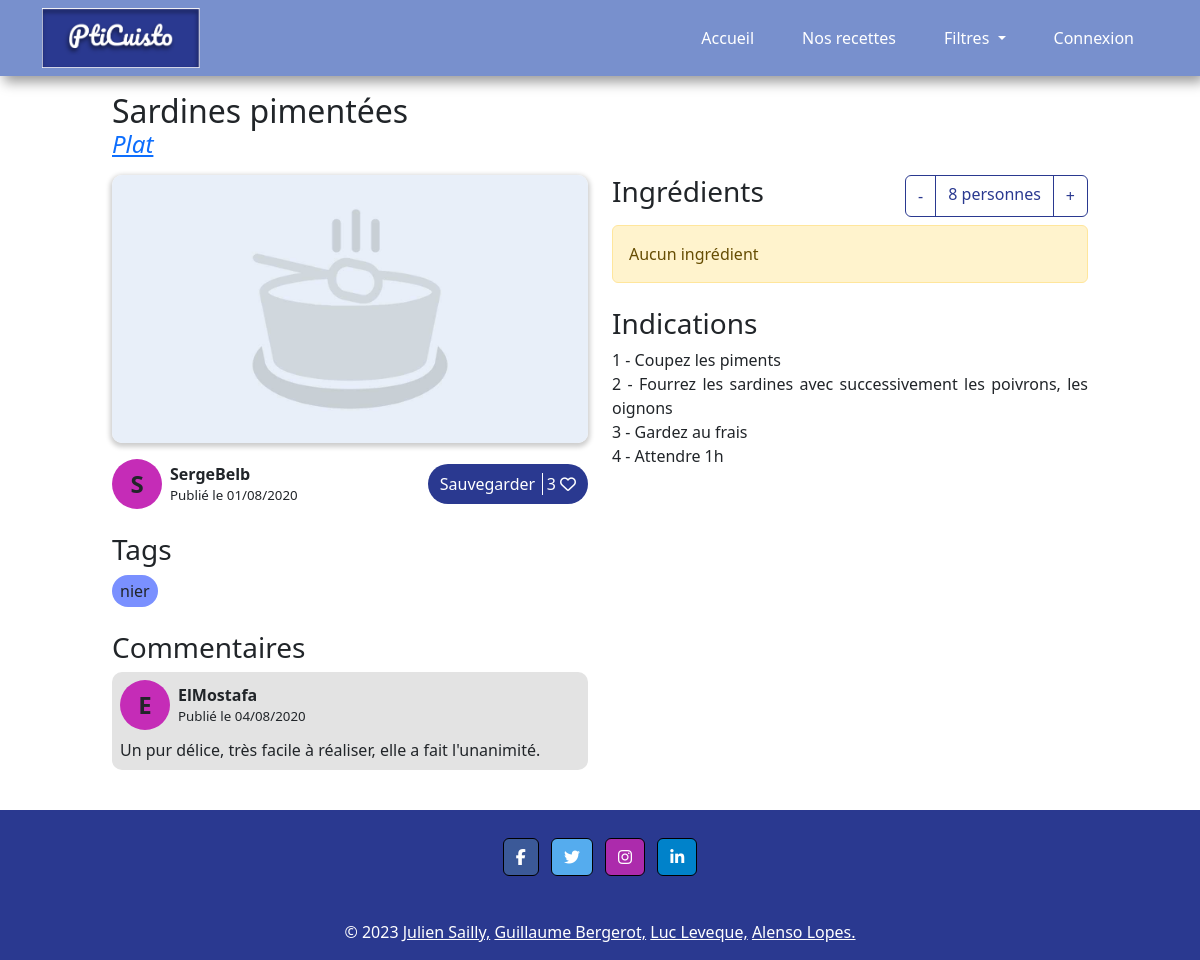
The app's page /index.php?controller=recipes&action=read&id=7 with its own data.
### tables this page shows
CREATE TABLE `recipes` (
  `rec_id` int(11) NOT NULL,
  `rec_title` varchar(200) DEFAULT NULL,
  `rec_content` varchar(2000) DEFAULT NULL,
  `rec_summary` varchar(300) DEFAULT NULL,
  `cat_id` int(3) NOT NULL,
  `rec_creation_date` datetime NOT NULL DEFAULT current_timestamp(),
  `rec_image_src` varchar(100) DEFAULT NULL,
  `rec_modification_date` datetime DEFAULT NULL,
  `users_id` int(3) NOT NULL,
  `isAuthorised` int(2) NOT NULL DEFAULT 0,
  `rec_nb_person` int(2) NOT NULL
);

CREATE TABLE `category` (
  `cat_id` int(3) NOT NULL,
  `cat_title` varchar(100) DEFAULT NULL,
  `cat_desc` varchar(250) DEFAULT NULL
);

CREATE TABLE `users` (
  `users_id` int(11) NOT NULL,
  `users_pseudo` varchar(25) DEFAULT NULL,
  `users_email` varchar(100) DEFAULT NULL,
  `users_password` char(64) NOT NULL,
  `users_lastname` varchar(100) DEFAULT NULL,
  `users_name` varchar(100) DEFAULT NULL,
  `users_inscription_date` date DEFAULT NULL,
  `users_type` int(1) NOT NULL,
  `users_status` int(1) NOT NULL
);

CREATE TABLE `tag` (
  `tag_id` int(3) NOT NULL,
  `tag_title` varchar(50) NOT NULL
);

CREATE TABLE `comments` (
  `rec_id` int(11) NOT NULL,
  `users_id` int(11) NOT NULL,
  `com_date` datetime NOT NULL DEFAULT current_timestamp(),
  `com_title` varchar(256) DEFAULT NULL,
  `com_content` varchar(512) DEFAULT NULL
);

### index.php (called while the page is built, shortened)
<?php
    require_once(File::build_path(array("controller", "routeur.php")));
?>

### model/modelRecipes.php (called while the page is built, shortened)
<?php
require_once(File::build_path(array("model", "model.php")));
class modelRecipes extends model
{
  public static function getRecipe($rec_id = NULL)
  {
    $model = new Model();
    if ($rec_id == NULL) {
      $page = 1;
      if (isset($_GET['page'])) {
        if ($_GET['page'] > 0) {
          $page = $_GET['page'];
        }
      }
      $sql = "SELECT rec_id, rec_title, cat_id, cat_title, rec_summary, rec_image_src, isAuthorised FROM recipes
      join category using (cat_id)
      where isAuthorised = 1
      order by rec_modification_date desc, rec_creation_date desc LIMIT " . (($page - 1) * 10) . "," . 10;
      $req_prep = model::$pdo->prepare($sql);
      $req_prep->execute();
      return $req_prep->fetchAll();
    } else {
      $sql = "SELECT rec_title, cat_id, cat_title, rec_image_src, users_id, users_pseudo, rec_creation_date, rec_modification_date, rec_nb_person, rec_content, isAuthorised FROM recipes
      join category using (cat_id)
      join users using (users_id)
      WHERE rec_id = $rec_id";
      $req_prep = model::$pdo->prepare($sql);
      $req_prep->execute();
      return $req_prep->fetch();
    }
  }
  public static function getRecipeLikes($rec_id)
  {
    $model = new Model();
    $sql = "SELECT COUNT(*) as NBLIKES FROM likes WHERE rec_id = :id";
    $req_prep = model::$pdo->prepare($sql);
    $req_prep->bindParam(':id', $rec_id, PDO::PARAM_INT);
    $req_prep->execute();
    return $req_prep->fetch();
  }
  public static function getRecipeComments($rec_id)
  {
    $model = new Model();
    $sql = "SELECT users_id, users_pseudo, com_date, com_content FROM comments
    JOIN users using (users_id)
    WHERE rec_id = :id
    order by com_date desc";
    $req_prep = model::$pdo->prepare($sql);
    $req_prep->bindParam(':id', $rec_id, PDO::PARAM_INT);
    $req_prep->execute();
    return $req_prep->fetchAll();
  }
  public static function getRecipeTags($rec_id)
  {
    $model = new Model();
    $sql = "SELECT tag_title from tag
    join tags_list using (tag_id)
    where rec_id = :id";
    $req_prep = model::$pdo->prepare($sql);
    $req_prep->bindParam(':id', $rec_id, PDO::PARAM_INT);
    $req_prep->execute();
    return $req_prep->fetchAll();
  }
  public static function getRecipeIngredients($rec_id)
  {
    $model = new Model();
    $sql = "select ing_title, ing_quantity, ing_unit from ingredient
    join ingredients_list using (ing_id)
    where rec_id = :id";
    $req_prep = model::$pdo->prepare($sql);
    $req_prep->bindParam(':id', $rec_id, PDO::PARAM_INT);
    $req_prep->execute();
    return $req_prep->fetchAll();
  }
}

### config/conf.php (called while the page is built, shortened)
<?php
class conf{
	static private $databases = array(
		'hostname' => 'localhost',
		'database' => 'pti-cuisto',
		'login' => 'root',
		'password' => ''
	);
	static public function getLogin(){
		return self::$databases['login'];
	}
	static public function getHostname(){
		return self::$databases['hostname'];
	}
	static public function getDatabase(){
		return self::$databases['database'];
	}
	static public function getPassword(){
		return self::$databases['password'];
	}
}

### model/model.php (called while the page is built, shortened)
<?php
require_once("config/conf.php");
class model{
  public static function init(){
    $login = conf::getLogin();
    $hostname = conf::getHostname();
    $database_name = conf::getDatabase();
    $password = conf::getPassword();
  }
}
?>

### view/viewRecipe.php (the view, shortened to what this page needs)
<?php
global $recipe_img_path;
?>
<h2 class="recipe_title">
    <?= $recipe['rec_title'] ?>
</h2>
<a href="index.php?controller=filtre&action=categories&id=<?= $recipe['cat_id'] ?>">
    <h4 class="recipe_category"><i>
            <?= $recipe['cat_title'] ?>
        </i></h4>
</a>
<article id="recipe_view">
    <div class="column col_left">
        <div class="component">
            <div class="img_container">
                <img src="<?= $recipe_img_path . $recipe['rec_image_src'] ?>" alt="<?= $recipe['rec_title'] ?>">
            </div>
            <div class="author_save">
                <div class="author">
                    <div class="user_pp" <?php
                    $randColor = "#" . str_pad(dechex(rand(0xb9b9b9, 0xFFFFFF)), 6, 0, STR_PAD_LEFT);
                    echo "style=\"background-color: $randColor;\"";
                    ?>>
                        <span>
                            <?= substr($recipe['users_pseudo'], 0, 1) ?>
                        </span>
                    </div>
                    <div>
                        <p>
                            <?= $recipe['users_pseudo'] ?>
                        </p>
                        <?php
                        $date = $recipe['rec_creation_date'];
                        ?>
                        <p>Publié le
                            <?= date("d/m/Y", strtotime($date)) ?>
                        </p>
                    </div>
                </div>
                <form method="POST" action="" class="save_recipe">
                    <div class="save_recipe_button">
                        <span class="save">Sauvegarder</span>
                        <span>
                            <?= $likes['NBLIKES'] ?>
                        </span>
                        <i class="fa-regular fa-heart" style="color: #ffffff;"></i>
                    </div>
                </form>
            </div>
        </div>
        <div class="tags component">
            <h3>Tags</h3>
            <?php
            if (sizeof($tags) == 0) {
                ?>
                <div class="alert alert-warning" role="alert">Aucun tag</div>
                <?php
            } else {
                ?>
                <div>
                    <?php
                    foreach ($tags as $key => $tag) {
                        ?>
                        <span class="tag">
                            <?= $tag['tag_title'] ?>
                        </span>
                        <?php
                    }
                    ?>
                </div>
                <?php
            }
            ?>
        </div>
        <div class="comments component">
            <h3>Commentaires</h3>
            <?php
            if (sizeof($comments) == 0) {
                ?>
                <div class="alert alert-warning" role="alert">Aucun commentaire pour le moment</div>
                <?php
            } else {
                ?>
                <div>
                    <?php
                    foreach ($comments as $key => $comment) {
                        ?>
                        <div class="comment">
                            <div class="author">
                                <div class="user_pp" <?php
                                $randColor = "#" . str_pad(dechex(rand(0xb9b9b9, 0xFFFFFF)), 6, 0, STR_PAD_LEFT);
                                echo "style=\"background-color: $randColor;\"";
                                ?>>
                                    <span>
                                        <?= substr($comment['users_pseudo'], 0, 1) ?>
                                    </span>
                                </div>
                                <div>
                                    <p>
                                        <?= $comment['users_pseudo'] ?>
                                    </p>
                                    <p>Publié
                                        <?php
                                        if ($comment['com_date'] < date("Y-m-d H:i:s", strtotime("-1 day"))) {
                                            echo " le " . date("d/m/Y", strtotime($comment['com_date']));
                                        } else {
                                            echo " à " . date("H:i", strtotime($comment['com_date']));
                                        }
                                        ?>
                                    </p>
                                </div>
                            </div>
                            <p class="comment">
                                <?= $comment['com_content'] ?>
                            </p>
                        </div>
                            <?php
                    }
                    ?>
                </div>
                <?php
            }
            ?>
        </div>
    </div>
    <div class="column col_right">
        <div class="ingredients component">
            <div>
                <h3>Ingrédients</h3>
                <div class="person_number btn-group">
                    <button type="button" class="btn btn-outline-primary" id="removePerson">-</button>
                    <span class="btn btn-outline-primary">
                        <?= $recipe['rec_nb_person'] . ($recipe['rec_nb_person'] > 1 ? " personnes" : "personne") ?>
                    </span>
                    <button type="button" class="btn btn-outline-primary" id="addPerson">+</button>
                </div>
            </div>
            <?php
            if (sizeof($ingredients) == 0) {
                ?>
                <div class="alert alert-warning" role="alert">Aucun ingrédient</div>
                <?php
            }
            ?>
        </div>
        <div class="recipe_content component">
            <h3>Indications</h3>
            <p>
                <?= nl2br($recipe['rec_content']) ?>
            </p>
        </div>
    </div>
</article>

### resources/css/style.css (style rules this page uses)
:root { --primary-color: #2a3990; --secondary-color: #7890cd; --background-color: #ffffff; --grey-color: #999999; }
* { margin: 0; padding: 0; box-sizing: border-box; }
body { transition: all 0.4s ease-in-out; min-height: 100vh; display: flex; flex-direction: column; justify-content: space-between; }
h2.recipe_title { margin-bottom: 0; }
h4.recipe_category { margin-bottom: 1rem; font-weight: lighter; }
article#recipe_view { display: flex; flex-direction: row; justify-content: space-between; gap: 1.5rem; }
article#recipe_view > div { flex: 1; }
#recipe_view .img_container { width: 100%; aspect-ratio: 16 / 9; border-radius: 10px; box-shadow: rgb(0 0 0 / 20%) 0px 2px 5px 2px; margin-bottom: 1rem; }
.img_container img { width: 100%; height: 100%; object-fit: cover; border-radius: 10px; }
div.author_save { display: flex; flex-direction: row; justify-content: space-between; align-items: center; }
div.author { display: flex; flex-direction: row; }
div.author div { display: flex; flex-direction: column; justify-content: center; }
div.author p { margin-left: 0.5rem; margin-bottom: 0; }
div.author p:first-child { font-weight: bold; }
div.author p:last-child { font-size: smaller; }
.save_recipe_button { background-color: var(--primary-color); border-radius: 5rem; padding: 0.5rem 0.75rem; color: var(--background-color); border: none; }
span.save { padding-right: 0.4rem; border-right: var(--background-color) solid 1px; }
.component { margin-bottom: 1.5rem; }
.component h3 { margin-bottom: 0.5rem; }
div.tags div { display: flex; flex-wrap: wrap; gap: 0.5rem; }
div.tags span { padding: 0.25rem 0.5rem; border-radius: 5rem; }
div.tags span:nth-child(4n + 1) { background-color: #7a90ff; }
div.comments > div { background-color: #e3e3e3; border-radius: 10px; padding: 0.5rem; }
p.comment { margin: 0.5rem 0 0 0; }
div.user_pp { width: 50px; height: 50px; border-radius: 50%; display: flex; justify-content: center; align-items: center; }
div.user_pp span { font-size: 1.5rem; font-weight: 600; }
div.ingredients > div { display: flex; flex-direction: row; justify-content: space-between; margin-bottom: 0.5rem; }
div.person_number span.btn { cursor: auto; }
.recipe_content p { text-align: justify; }

### records on screen
recipes: rec_title "Sardines pimentées", cat.cat_title "Plat", rec_image_src (placeholder picture), users.users_pseudo "S", users.users_pseudo "SergeBelb", rec_creation_date "01/08/2020", rec_nb_person "8", rec_content "1 - Coupez les piments 2 - Fourrez les sardines avec successivement les poivrons, les oignons 3 - Gardez au frais 4 - Attendre 1h"
tag: tag_title "nier"
comments: users.users_pseudo "E", users.users_pseudo "ElMostafa", com_date "04/08/2020", com_content "Un pur délice, très facile à réaliser, elle a fait l'unanimité."

### other values on screen
$likes['NBLIKES'] "3"
